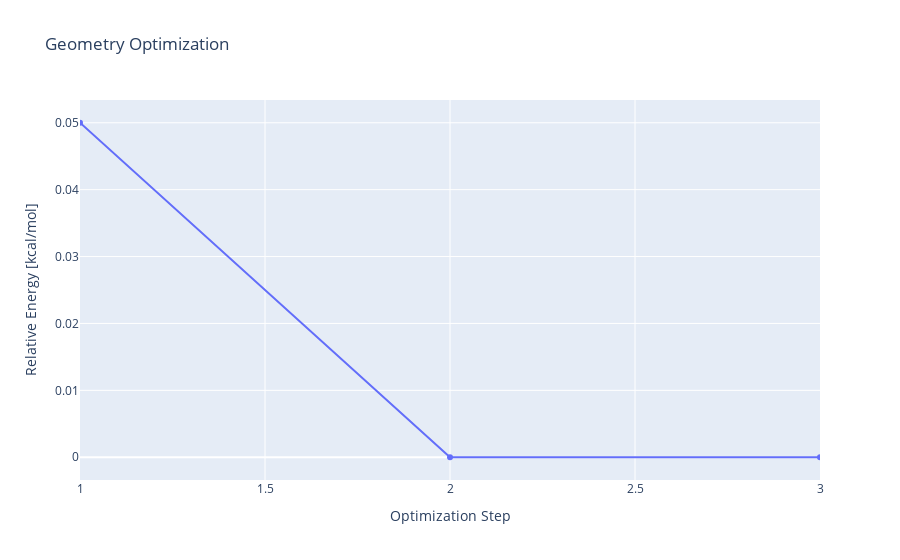
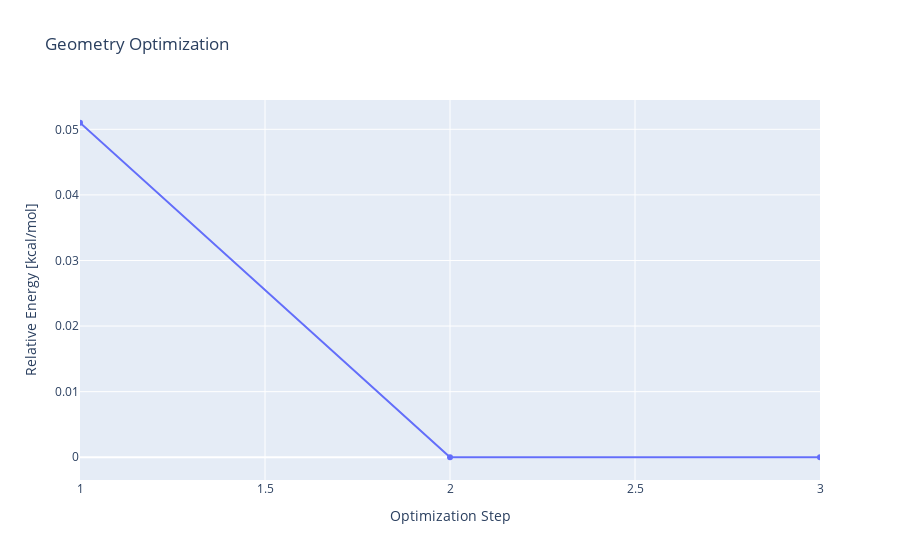
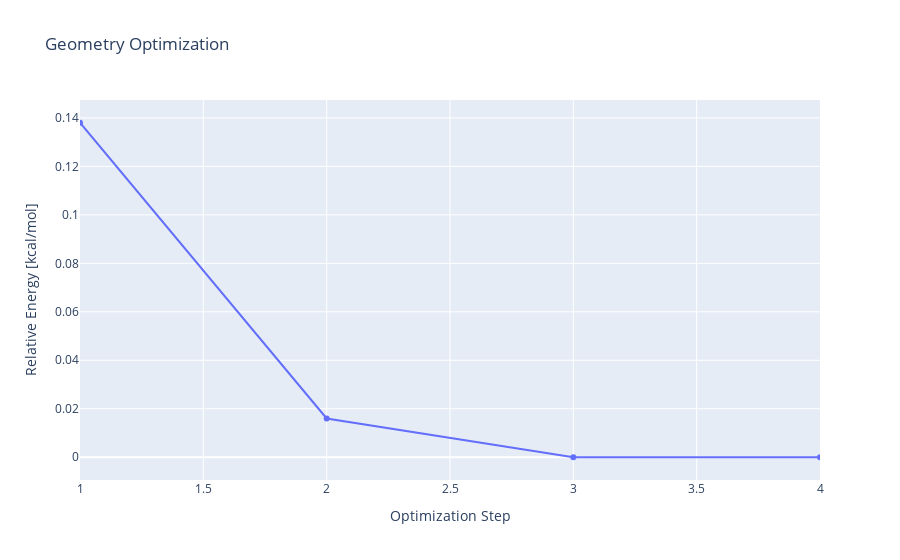
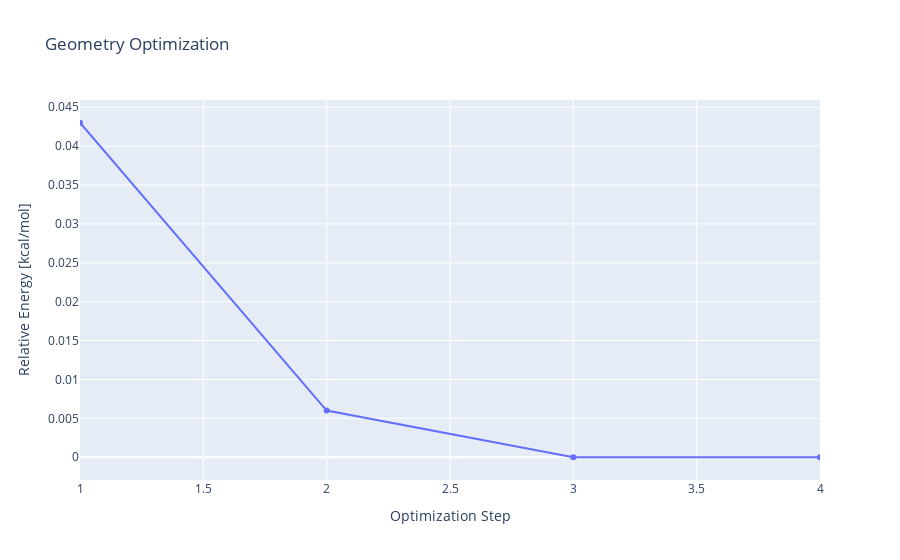

The cell these charts' notebook holds for them, in order:
### Markdown cell above
### set up the molecules and add the specifications

### Code cell
molecules=['CH4','H2CO','C2H2']
LoTs=['b3lyp-d3bj_def2-svpd','b3lyp_def2-svpd','hf-3c_MINIX',
      'hf_MINIX','hf-d3bj_sto-3g','hf_sto-3g']
CH4_energies=[]

for LoT in LoTs:
    optimisation=workflow(ds_mols,'CH4',LoT)
    optimisation.add_specification()
    optimisation.setup_molecule()
    optimisation.compute_molecule('basic_small')
    print(optimisation.get_results()[1].show_history())
    CH4_energies.append((optimisation.get_results()[1].energies[-1]))
  
    
    

       
print(CH4_energies)

### Figure 1 — Plotly figure (JSON) as saved in the notebook; plotly's stock layout.template omitted (floating-point values rounded to 4 significant figures)
{"data": [{"mode": "lines+markers", "type": "scatter", "x": [1, 2, 3], "y": [0.05, 0, 0]}], "layout": {"title": {"text": "Geometry Optimization"}, "xaxis": {"range": [1, 3], "title": {"text": "Optimization Step"}}, "yaxis": {"title": {"text": "Relative Energy [kcal/mol]"}, "zeroline": true}}}

### Figure 2 — Plotly figure (JSON) as saved in the notebook; plotly's stock layout.template omitted (floating-point values rounded to 4 significant figures)
{"data": [{"mode": "lines+markers", "type": "scatter", "x": [1, 2, 3], "y": [0.051, 0, 0]}], "layout": {"title": {"text": "Geometry Optimization"}, "xaxis": {"range": [1, 3], "title": {"text": "Optimization Step"}}, "yaxis": {"title": {"text": "Relative Energy [kcal/mol]"}, "zeroline": true}}}

### Figure 3 — Plotly figure (JSON) as saved in the notebook; plotly's stock layout.template omitted (floating-point values rounded to 4 significant figures)
{"data": [{"mode": "lines+markers", "type": "scatter", "x": [1, 2, 3, 4], "y": [0.138, 0.016, 0, 0]}], "layout": {"title": {"text": "Geometry Optimization"}, "xaxis": {"range": [1, 4], "title": {"text": "Optimization Step"}}, "yaxis": {"title": {"text": "Relative Energy [kcal/mol]"}, "zeroline": true}}}

### Figure 4 — Plotly figure (JSON) as saved in the notebook; plotly's stock layout.template omitted (floating-point values rounded to 4 significant figures)
{"data": [{"mode": "lines+markers", "type": "scatter", "x": [1, 2, 3, 4], "y": [0.043, 0.006, 0, 0]}], "layout": {"title": {"text": "Geometry Optimization"}, "xaxis": {"range": [1, 4], "title": {"text": "Optimization Step"}}, "yaxis": {"title": {"text": "Relative Energy [kcal/mol]"}, "zeroline": true}}}
